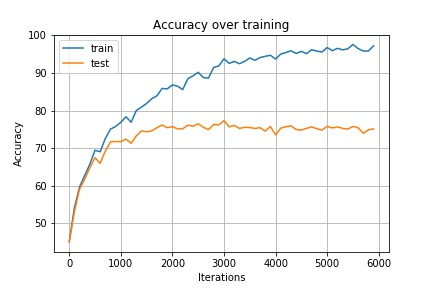

Reproduce this figure in Python.
from network import *
import pickle

# Hyper Parameters
num_epochs = 12
batch_size = 100
learning_rate = 0.001

#CIFAR-10

train_dataset = dsets.CIFAR10(root = "./datasets/",train = True,transform = transforms.ToTensor(),download= True)
test_dataset = dsets.CIFAR10(root = "./datasets/",train = False,transform = transforms.ToTensor(),download= True)


#Data Loader

train_loader = torch.utils.data.DataLoader(dataset = train_dataset, batch_size = batch_size,shuffle = True)
test_loader = torch.utils.data.DataLoader(dataset = test_dataset, batch_size = batch_size,shuffle = False)



cnn = CNN2()
#xavier initalize
nn.init.xavier_normal(cnn.conv1[0].weight)
# nn.init.xavier_normal(cnn.conv1[0].bias)
cnn.cuda()



criterion = nn.CrossEntropyLoss()
optimizer = torch.optim.Adam(cnn.parameters(),lr = learning_rate)

train_acc_container,test_acc_container = trainning(
    net = cnn, 
    train_loader = train_loader,
    
    test_loader = test_loader, 
    criterion = criterion,
    optimizer = optimizer, 
    num_epochs = num_epochs,
)

with open("CNN2_result.dat","wb") as f:
    pickle.dump([train_acc_container,test_acc_container],f)
    print("CNN2 data save")



import numpy as np
import matplotlib.pyplot as plt

plt.plot(np.arange(len(train_acc_container))*100,np.array(train_acc_container))
plt.plot(np.arange(len(test_acc_container))*100,np.array(test_acc_container))
plt.legend(["train","test"])
plt.grid()
plt.title("Accuracy over training")
plt.xlabel("Iterations")
plt.ylabel("Accuracy")
plt.savefig("CNN2.jpg")
plt.show()